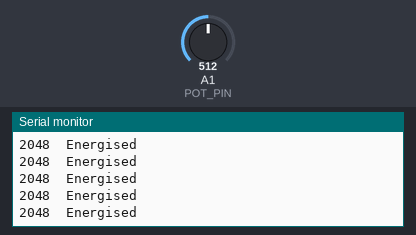
This sketch was run on a simulated Arduino Zero (SAMD21). On the bench: the last lines printed to the serial monitor. The inputs (shaded band) are chosen by the test bench; at power-on: A1 (POT_PIN) = 512 (analog values on the 0–1023 scale).

Above: at 1.2 s.
1.3 s: A1 (POT_PIN) set to 716
At 1.31 s:
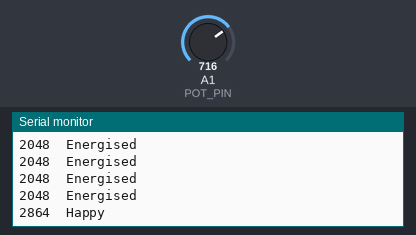
3.2 s: A1 (POT_PIN) set to 900
At 3.21 s:
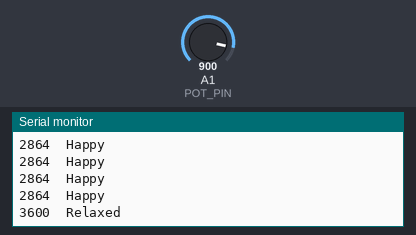
5.1 s: A1 (POT_PIN) set to 1023
At 5.12 s:
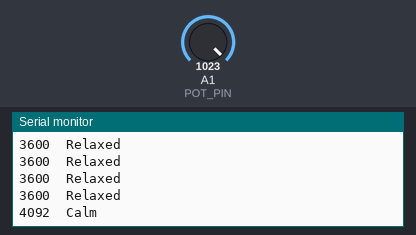
7.0 s: A1 (POT_PIN) set to 511
At 7.02 s:
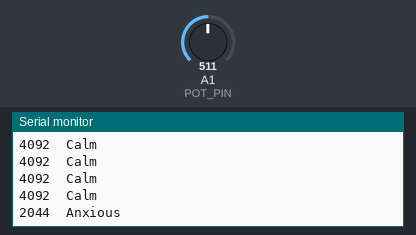
8.9 s: A1 (POT_PIN) set to 306
At 8.92 s:
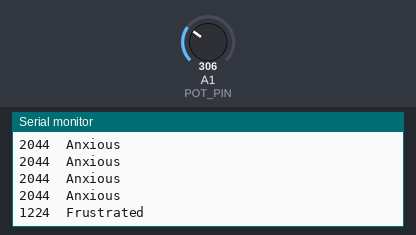
10.8 s: A1 (POT_PIN) set to 122
At 10.83 s:
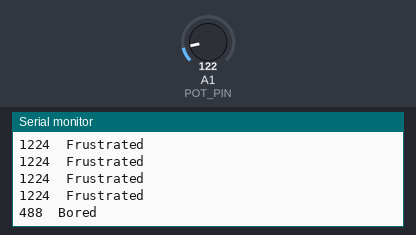

Measured:
- after the input at 1.3 s, the serial monitor: prints a new line at once (image 1)
- after the input at 3.2 s, the serial monitor: prints a new line at once (image 2)
- after the input at 5.1 s, the serial monitor: prints a new line at once (image 3)
- after the input at 7.0 s, the serial monitor: prints a new line at once (image 4)
- after the input at 8.9 s, the serial monitor: prints a new line at once (image 5)
- after the input at 10.8 s, the serial monitor: prints a new line at once (image 6)

The sketch:

dial_v2_mood.ino
```cpp
// dial_v2_mood.ino
// Dial test v2: maps potentiometer range to 12 moods, prints to Serial.
// Wiring: pot outer legs to 3.3V/GND, middle leg to A1.

const int POT_PIN = A1;
const int N_MOODS = 12;
const int ADC_MAX = 4096;

const char* MOODS[N_MOODS] = {
  "Tired", "Bored", "Sad",
  "Frustrated", "Stressed", "Anxious",
  "Energised", "Excited", "Happy",
  "Content", "Relaxed", "Calm"
};

// Turn a raw reading (0-4095) into a mood number (0-11).
// raw * 12 / 4096 lands in 0..11; constrain guards the very top value.
int binOf(int raw) {
  return constrain(raw * N_MOODS / ADC_MAX, 0, N_MOODS - 1);
}

void setup() {
  Serial.begin(115200);
  while (!Serial && millis() < 3000);
  analogReadResolution(12);
  Serial.println("raw\tmood");
}

void loop() {
  int raw = analogRead(POT_PIN);
  int mood = binOf(raw);

  Serial.print(raw);
  Serial.print('\t');
  Serial.println(MOODS[mood]);

  delay(100);
}
```
